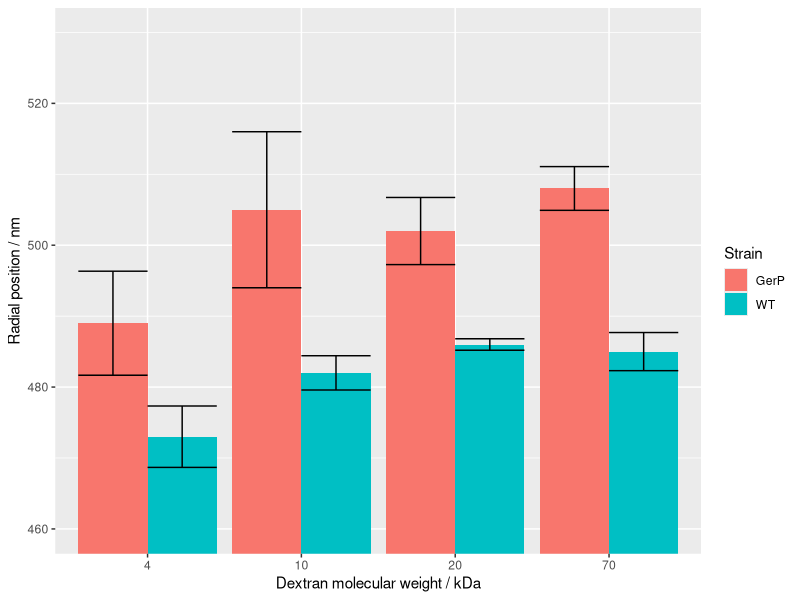
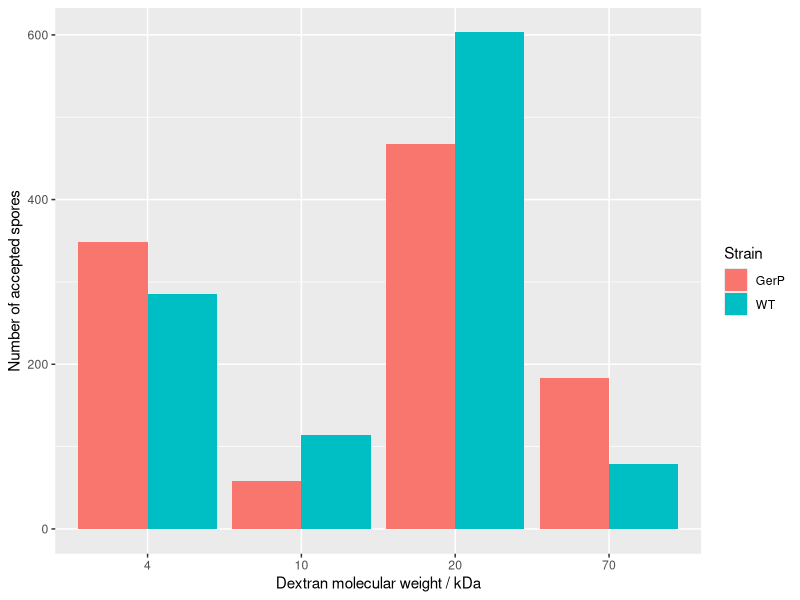
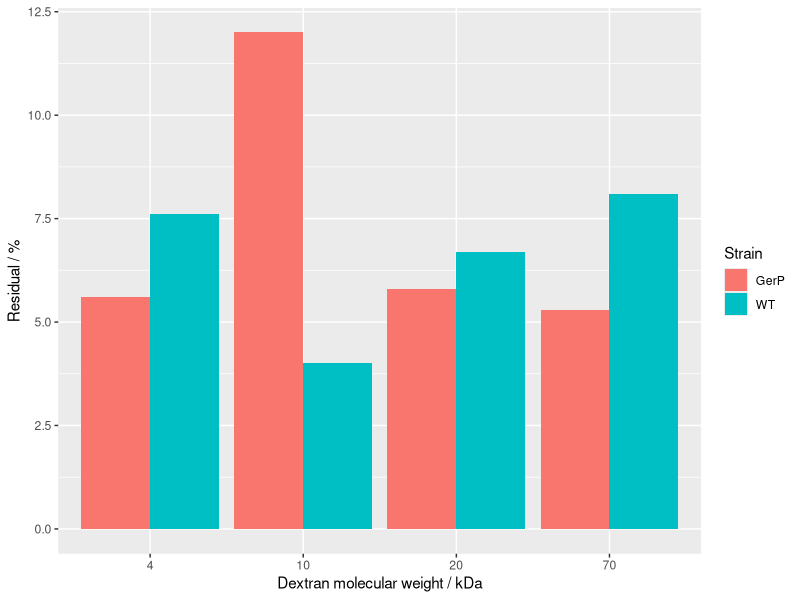

The R script that drew these images, in order:
library(ggplot2)
df <- read.csv('Dextran_subtilis_results_ejr.csv')
ggplot(df, aes(x=factor(Dextran_MW), y=radius_nm, fill=Type)) + geom_bar(stat="identity", position="dodge") + coord_cartesian(ylim=c(460, 530)) + labs(x="Dextran molecular weight / kDa", y="Radial position / nm", fill="Strain") + geom_errorbar(aes(x=factor(Dextran_MW), ymin=radius_nm - radius_sem, ymax = radius_nm + radius_sem), position="dodge")

ggplot(df, aes(x=factor(Dextran_MW), y=number_accepted, fill=Type)) + geom_bar(stat="identity", position="dodge") + labs(x="Dextran molecular weight / kDa", y="Number of accepted spores", fill="Strain")

ggplot(df, aes(x=factor(Dextran_MW), y=residual, fill=Type)) + geom_bar(stat="identity", position="dodge") + labs(x="Dextran molecular weight / kDa", y="Residual / %", fill="Strain")
